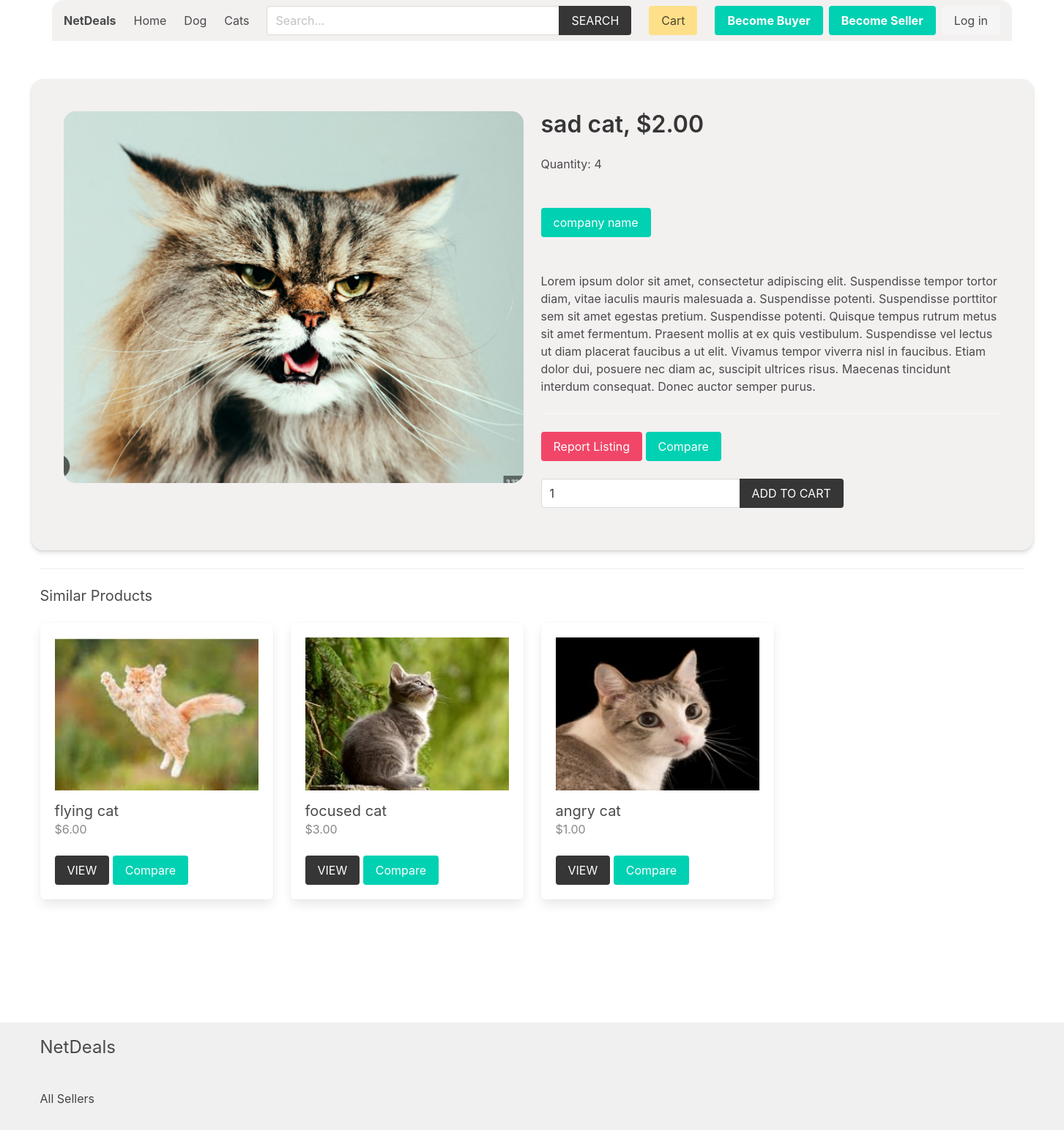
The app's page /product/Cats/sad-cat/ with its own data.
### product/models.py (models this page shows, shortened)
class Category(models.Model):
    title = models.CharField(max_length=50)
    slug = models.SlugField(max_length=55)
    ordering = models.IntegerField(default=0)
    class Meta:
        ordering = ['ordering']

class Product(models.Model):
    quantity = models.PositiveIntegerField(default=0)
    category = models.ForeignKey(Category, related_name='products', on_delete=models.CASCADE)
    seller = models.ForeignKey(SellerProfile, related_name="products", on_delete=models.CASCADE)
    title = models.CharField(max_length=50)
    slug = models.SlugField(max_length=55)
    description = models.TextField(blank=True, null=True)
    price = models.DecimalField(max_digits=6, decimal_places=2)
    added_date = models.DateTimeField(auto_now_add=True)
    image = models.ImageField(upload_to='uploads/', blank=True, null=True)
    thumbnail = models.ImageField(upload_to='uploads/', blank=True, null=True) # Change uploads to thumbnails
    class Meta:
        ordering = ['-added_date']
    def get_thumbnail(self):
        if self.thumbnail:
            return self.thumbnail.url

### accounts/models.py (models this page shows, shortened)
class SellerProfile(models.Model):
    is_approved = models.BooleanField(default=False) # for admin approval
    phone_number = models.CharField(max_length=15, null=True, blank=True)
    address = models.CharField(max_length=255, null=True, blank=True)
    user = models.OneToOneField(CustomUser, on_delete=models.CASCADE)
    company_name = models.CharField(max_length=100, null=True, blank=True)
    company_description = models.TextField(null=True, blank=True)

### product/views.py (the view)
# urls.py: path('product/', include('product.urls')),
def product(request, category_slug, product_slug):
    cart = Cart(request)
    product = get_object_or_404(Product, category__slug=category_slug, slug=product_slug)
    if request.method == 'POST':
        form = AddToCartForm(request.POST)
        if form.is_valid():
            quantity = form.cleaned_data['quantity']
            success = cart.add(product_id=product.id, quantity=quantity, update_quantity=False)
            if success:
                messages.success(request, "Successfully added to cart.")
            else:
                messages.error(request, "Failed to add to cart. Item is not available.")
            return redirect('product:product', category_slug=category_slug, product_slug=product_slug)
    else:
        form = AddToCartForm()
    similar_products = list(product.category.products.exclude(id=product.id))
    if len(similar_products) >= 4:
        similar_products = random.sample(similar_products, 4)
    report_form = ProductReportForm()
    context = {
        'product': product,
        'similar_products': similar_products,
        'form': form,
        'report_form': report_form,
    }
    return render(request, 'product/product.html', context)

### product/forms.py
class AddToCartForm(forms.Form):
    quantity = forms.IntegerField()

class ProductReportForm(forms.ModelForm):
    class Meta:
        model = ProductReport
        fields = ['reason']

### cart/cart.py (called while the page is built)
    def __len__(self):
        return sum(item['quantity'] for item in self.cart.values())

### cart/context_processors.py (called while the page is built)
def cart(request):
    return {'cart': Cart(request)}

### product/context_processors.py (called while the page is built)
def menu_categories(request):
    categories = Category.objects.all()
    return {'categories': categories}

### templates/product/product.html (shortened to what this page needs)
{% extends 'core/base.html' %}
{% block content %}
    <div class="columns shadowed-background">
        {% if product.image %}
            <div class="column is-half">
                <figure class="image mb-6">
                    <img class="rounded-image" src="{{product.image.url}}" alt="{{product.title}}">
                </figure>
            </div>
        {% endif %}
        <div class="column">
            <h1 class="title">{{product.title}}, ${{product.price}}</h1>
            <h2>Quantity: {{product.quantity}}</h2>
            <br>
            <br>
            <p class="mb-6">
                <a href="{% url 'seller:seller' product.seller.id %}" class="button is-primary ">{{product.seller.company_name}}</a>
            </p>
            <p>{{product.description}}</p>
            <hr>
            <button onclick="openReportModal()" class="button is-danger">Report Listing</button>
            <button type="button" class="button is-primary" onclick="compareProduct({{ product.pk }})">Compare</button>
            <br>
            <br>
            <form method="post" action="">
                <div class="field has-addons">
                    <div class="control">
                        <input type="number" name="quantity" value="1" class="input" min="1" id="">
                    </div>
                    <div class="control">
                        <button class="button is-dark is-uppercase">Add to Cart</button>
                    </div>
                </div>
            </form>
        </div>
    </div>
    {% if similar_products %}
        <hr>
        <div class="columns is-multiline">
            <div class="column is-12">
                <h2 class="subtitle">Similar Products</h2>
            </div>
            {% for product in similar_products %}
                {% include 'product/parts/list_item.html' %}
            {% endfor %}
        </div>
    {% endif %}
{% endblock content %}

### templates/core/base.html (shortened to what this page needs)
{% load static %}
{% load product_filters %}
<!DOCTYPE html>
<html lang="en">
<head>
    <link rel="stylesheet" href="https://cdn.jsdelivr.net/npm/bulma@0.9.2/css/bulma.min.css">
    <link rel="stylesheet" href="{% static 'css/main.css' %}">
</head>
<body>
    <div class="container px-4">
        <nav class="navbar px-4" role="navigation" aria-label="main navigation">
            <div class="navbar-brand">
                <a class="navbar-item" href="{% url 'core:home' %}">
                    <h1><strong>NetDeals</strong></h1>
                </a>
            </div>
            <div id="navbarBasicExample" class="navbar-menu">
                <div class="navbar-start">
                <a class="navbar-item" href="{% url 'core:home' %}">
                    Home
                </a>
                {% for category in categories %}
                    <a class="navbar-item" href="{% url 'product:category' category.slug %}">
                        {{category.title}}
                    </a>
                {% endfor %}
                </div>
                <div class="navbar-start">
                    <div class="navbar-item">
                        <form method="get" action="{% url 'product:search' %}">
                            <div class="field has-addons">
                                <div class="control">
                                    <input type="search" name="query" id="" class="input" placeholder="Search...">
                                </div>
                                <div class="control">
                                    <button class="button is-dark is-uppercase">Search</button>
                                </div>
                            </div>
                        </form>
                    </div>
                </div>
                <div class="navbar-end">
                <div class="navbar-item">
                    <a href="{% url 'cart:cart' %}" class="button is-warning">Cart {% if cart %}({{cart|length}}){% endif %}</a>
                </div>
                {% if user.role == 'seller' %}
                <div class="navbar-item has-dropdown is-hoverable">
                    <a class="navbar-link is-capitalized">
                    {{user.seller.name}}
                    </a>
                    <div class="navbar-dropdown">
                    <a class="navbar-item" href="{% url 'seller:seller-dashboard' %}">
                        Dashboard
                    </a>
                    <a class="navbar-item" href="{% url 'seller:order-history' %}">
                        Order History
                    </a>
                    <a class="navbar-item" href="{% url 'seller:edit-seller' %}">
                        Update Profile
                    </a>
                    <a class="navbar-item" href="{% url 'seller:add-product' %}">
                        Add Product
                    </a>
                    <hr class="navbar-divider">
                    <a class="navbar-item" href="{% url 'seller:logout' %}">
                        Logout
                    </a>
                    </div>
                </div>
                {% else %}
                <div class="navbar-item">
                    <div class="buttons">
                        <a class="button is-primary" href="{% url 'buyer:become-buyer' %}">
                            <strong>Become Buyer</strong>
                        </a>
                        <a class="button is-primary" href="{% url 'seller:become-seller' %}">
                            <strong>Become Seller</strong>
                        </a>
                        <a class="button is-light" href="{% url 'core:login' %}">
                            Log in
                        </a>
                    </div>
                </div>
                {% endif %}
                </div>
            </div>
            </nav>
    </div>
    <section class="section">
        <div class="container">
            {% block content %}{% endblock content %}
        </div>
    </section>
    <div class="main-content-wrapper">
        <section class="section">
        </section>
    </div>
    <footer class="footer">
        <div class="container">
            <h3 class="is-size-4 mb-4">NetDeals</h3>
            <br>
            <a href="{% url 'seller:sellers' %}">All Sellers</a>
        </div>
    </footer>
</body>
</html>

### templates/product/parts/list_item.html (shortened to what this page needs)
<div class="column is-3 product-list-item">
    <div class="box">
        <figure class="image is-4by3 mb-4">
            <img src="{{ product.get_thumbnail }}" alt="{{product.title}}">
        </figure>
        <h2 class="subtitle">{{product.title}}</h2>
        <h3 class="price is-size-6 mb-5">${{product.price}}</h3>
        <a href="{% url 'product:product' product.category.slug product.slug %}" class="button is-dark is-uppercase">View</a>
         <button type="button" class="button is-primary" onclick="compareProduct({{ product.pk }})">Compare</button>
        </div>
</div>

### core/static/css/main.css (style rules this page uses)
.footer a { margin-bottom: 15px; display: inline-block; color: #444; }
.product-list-item .box .subtitle { margin-bottom: 0; }
.product-list-item .box .price { color: #888; }

### templates/core/base.html (style rules this page uses)
.navbar { z-index: 1000; background-color: #f3f0f0; border-radius: 1rem 1rem 0 0; margin-bottom: 1rem; width: 100%; position: relative; }
.navbar .input { width: 400px; }
.navbar .field.has-addons { width: 100%; }
body { display: flex; flex-direction: column; min-height: 100vh; }
.main-content-wrapper { flex-grow: 1; }
.footer { background-color: #f0f0f0; padding: 1rem 0; }

### templates/product/product.html (style rules this page uses)
.rounded-image { border-radius: 1rem; }
.shadowed-background { box-shadow: 0 4px 6px rgba(0, 0, 0, 0.1), 0 1px 3px rgba(0, 0, 0, 0.1); border-radius: 1rem; padding: 2rem; background-color: #f3f0f0; }

### records on screen
Category: title "Dog"
Category: title "Cats"
Product: image (picture), title "sad cat", price "2.00", quantity "4", seller.company_name "company name", description "Lorem ipsum dolor sit amet, consectetur adipiscing elit. Suspendisse tempor tortor diam, vitae iaculis mauris malesuada a. Suspendisse potenti. Suspendisse porttitor sem sit amet egestas pretium. Suspendisse potenti. Quisque tempus rutrum metus sit amet fermentum. Praesent mollis at ex quis vestibulum. Suspendisse vel lectus ut diam placerat faucibus a ut elit. Vivamus tempor viverra nisl in faucibus. Etiam dolor dui, posuere nec diam ac, suscipit ultrices risus. Maecenas tincidunt interdum consequat. Donec auctor semper purus."
Product: get_thumbnail (picture), title "flying cat", price "6.00"
Product: get_thumbnail (picture), title "focused cat", price "3.00"
Product: get_thumbnail (picture), title "angry cat", price "1.00"
